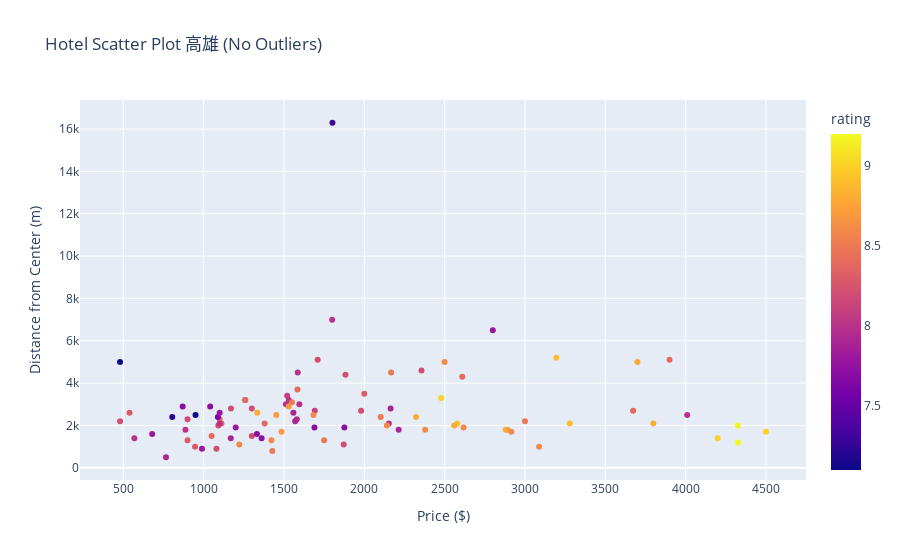

The notebook cell this image was saved under:
### Code cell
# 創建一個 Pandas DataFrame
data = {'name': [], 'location': [], 'price': [], 'rating': [], 'distance': [], 'comment': []}

# 創建 Dash 應用
app = dash.Dash(__name__)
# 創建布局
app.layout = html.Div([
    # 輸入地點
    dcc.Input(id='location-input', type='text', value='台北', placeholder='輸入地點'),

    # 選擇日期範圍
    dcc.DatePickerRange(
        id='date-picker-range',
        start_date='2023-11-24',
        end_date='2023-11-25',
        display_format='YYYY-MM-DD'
    ),

    # 新增一個按鈕
    html.Button('執行程式', id='run-button'),

    # 顯示散點圖
    dcc.Graph(id='scatter-plot')
])

# 定義回調函數
@app.callback(
    Output('scatter-plot', 'figure'),
    [Input('run-button', 'n_clicks')],
    [State('location-input', 'value'),
     State('date-picker-range', 'start_date'),
     State('date-picker-range', 'end_date')]
)
def update_scatter_plot(n_clicks, selected_location, start_date, end_date):
    if n_clicks is None:
        raise PreventUpdate
    url = "https://www.booking.com/index.zh-tw.html"
    options = webdriver.ChromeOptions()
    service = ChromeService(executable_path=r"C:\Users\chuan\Downloads\chromedriver-win64\chromedriver-win64\chromedriver.exe")
    driver = webdriver.Chrome(service=service, options=options)
    # 前往網頁
    driver.get(url)




    try:
        # 使用WebDriverWait等待元素可見
        button = WebDriverWait(driver, 10).until(
            EC.visibility_of_element_located((By.XPATH, '//button[@aria-label="關閉登入的資訊。"]'))
        )
        
        # 點擊按鈕
        button.click()
    except Exception as e:
        print(f"沒有白癡視窗跳出來")

    # 找到搜尋位置的輸入框
    loc_query = driver.find_element(By.CLASS_NAME, "eb46370fe1")

    # 清空輸入框
    loc_query.clear()


    # 將地點輸入
    travel_loc = selected_location  # 使用選擇的地點
    loc_query.send_keys(travel_loc)

    time.sleep(2)

    element = WebDriverWait(driver, 10).until(
        EC.visibility_of_element_located((By.XPATH, '//div[@class="a1139161bf"]'))
    )

    # 模擬按一下元素
    element.click()

    date_element_23 = WebDriverWait(driver, 60).until(
        EC.element_to_be_clickable((By.XPATH, f'//span[@data-date="{start_date}"]'))
    )
    date_element_23.click()

    date_element_24 = WebDriverWait(driver, 60).until(
        EC.element_to_be_clickable((By.XPATH, f'//span[@data-date="{end_date}"]'))
    )

    date_element_24.click()


    # 找到搜尋按鈕，模擬點擊
    submit_button = driver.find_element(By.XPATH, '//button[@type="submit" and @class="a83ed08757 c21c56c305 a4c1805887 f671049264 d2529514af c082d89982 cceeb8986b"]')
    submit_button.click()
    for i in range(4):
        # 使用WebDriverWait等待元素可見，爬取飯店名
        title_elements = WebDriverWait(driver, 10).until(
            EC.presence_of_all_elements_located((By.XPATH, '//div[@data-testid="title"]'))
        )

        # 使用WebDriverWait等待元素可見，爬取距離
        distance_elements = WebDriverWait(driver, 10).until(
            EC.presence_of_all_elements_located((By.XPATH, '//span[@data-testid="distance"]'))
        )
        # 使用WebDriverWait等待元素可見，爬取評分和評論標籤
        review_elements = WebDriverWait(driver, 10).until(
            EC.presence_of_all_elements_located((By.XPATH, '//div[@data-testid="review-score"]'))
        )

        # 使用WebDriverWait等待元素可見，爬取價格
        price_elements = WebDriverWait(driver, 10).until(
            EC.presence_of_all_elements_located((By.XPATH, '//span[@data-testid="price-and-discounted-price"]'))
        )
        # 使用WebDriverWait等待元素可見，爬取地點
        location_elements = WebDriverWait(driver, 10).until(
            EC.presence_of_all_elements_located((By.XPATH, '//a[@class="a83ed08757 f88a5204c2 a1ae279108 b98133fb50"]'))
        )


        for i in range(len(title_elements)):
            title_text = title_elements[i].text
            distance_text = distance_elements[i].text
            location_text = location_elements[i].find_element(By.CLASS_NAME, 'aee5343fdb').text
            price_text = price_elements[i].text
            # score_text = score_elements[i].find_element(By.CLASS_NAME, 'a3b8729ab1').text
            # review_label_text = score_elements[i].find_element(By.CLASS_NAME, 'a3b8729ab1').get_attribute("aria-label")
            try:
                score_text = review_elements[i].find_element(By.CLASS_NAME, 'a3b8729ab1').text
                comment_text = review_elements[i].find_element(By.CLASS_NAME, 'cb2cbb3ccb').text
            except:
                score_text = "0"
                comment_text = "無"
            

            # 將資料加入 DataFrame
            data['name'].append(title_text)
            data['location'].append(location_text)
            data['price'].append(price_text)
            data['rating'].append(score_text)
            data['distance'].append(distance_text)
            data['comment'].append(comment_text)

        try:
        # 使用 WebDriverWait 等待按鈕可見
            button = WebDriverWait(driver, 10).until(
                EC.element_to_be_clickable((By.XPATH, '//button[@aria-label="下一頁"]'))
            )
            
            # 點擊按鈕
            button.click()

            print("換頁")
            time.sleep(2)

        except Exception as e:
            print(f"發生例外: {e}")
        # print(f"飯店名稱: {title_text}, 地點: {location_text}, 距離: {distance_text}, 分數: {score_text}, 評論標籤: {comment_text}, 價格: {price_text}")

    # 創建 DataFrame
    df = pd.DataFrame(data)

    # 存入 CSV 檔案
    df.to_csv('booking_data.csv', index=False)

    print("資料已存入 booking_data.csv")


    for i in range(0,len(df["price"])):
        df["price"][i] = re.sub(r'[^\d.]', '', df["price"][i])

    df["price"] = df["price"].astype('float')

    #rating to float + handle missing value by remove row
    df.dropna(subset=['rating'], inplace=True)
    df["rating"] = df["rating"].astype('float')

    #distance to int
    for index, row in df.iterrows():
        mult = 1
        if("公里" in row["distance"]):
                mult = 1000
        df.at[index, 'distance'] = float(re.sub(r'[^\d.]', '', row["distance"])) * mult
    df["distance"].astype("int")

    for index, row in df.iterrows():
        if ',' in row['comment']:
            df.at[index, 'comment'] = row['comment'].replace(',', '')



    #define outlier
    Q1 = df[['price', 'distance']].quantile(0.25)
    Q3 = df[['price', 'distance']].quantile(0.75)
    IQR = Q3 - Q1

    outlier_mask = ((df[['price', 'distance']] < (Q1 - 1.5 * IQR)) | (df[['price', 'distance']] > (Q3 + 1.5 * IQR))).any(axis=1)

    # Remove outliers
    df_no_outliers = df[~outlier_mask]

    # Create a scatter plot without outliers
    fig = px.scatter(
        df_no_outliers,
        x='price',
        y='distance',
        color='rating',
        title=f'Hotel Scatter Plot {selected_location} (No Outliers)',
        hover_name='name',
        hover_data={'name': False, 'rating': True, 'price': True, 'distance': True}
    )

    # Customize axis labels
    fig.update_xaxes(title_text='Price ($)')
    fig.update_yaxes(title_text='Distance from Center (m)')

    fig.show()

    return fig

# 運行應用
if __name__ == '__main__':
    app.run_server(debug=True, port=8051)

### Figure 1 — Plotly figure (JSON) as saved in the notebook; plotly's stock layout.template omitted (floating-point values rounded to 4 significant figures; data arrays with more than 128 entries replaced by an {"elided": "..."} marker saying what was removed)
{"data": [{"customdata": {"elided": "94x2 mixed values"}, "hovertemplate": "<b>%{hovertext}</b><br><br>price=%{x}<br>distance=%{y}<br>rating=%{marker.color}<extra></extra>", "hovertext": ["夏優旅居-駁二館", "西子灣大飯店", "天藝商旅", "WO Hotel", "宮賞藝術大飯店", "好地方飯店六合館", "家和商旅", "康橋商旅-高雄站前館", "好地方大飯店三多館", "康橋商旅- 六合夜市中正館", "城市商旅 - 高雄駁二館", "樂逸文旅-六合夜市棒球館", "南海商務大飯店", "帕鉑舍旅", "承攜行旅學產文教會館高雄美術館", "康橋商旅- 後驛九如館", "御宿行旅 - 雄中館", "康橋商旅-覺民館", "帕可麗酒店 PARK LEES HOTEL", "秝芯旅店駁二館", "癮室 Inns Hotel", "奇異果快捷旅店（高雄九如店）", "碧港良居商旅-站前館", "中央商務大飯店", "三華大飯店", "鈞怡大飯店", "奇異果快捷旅店-高雄車站店", "秝芯旅店六合館", "盛薈飯店", "康橋商旅五甲館", "龍翔商務大飯店", "高雄漢王洲際飯店", "高雄文賓大飯店 - 駁二館", "康橋商旅 - 衛武營館", "康橋商旅- 漢神館", "塔木德酒店 Classic 高雄愛河館", "高雄御宿商旅-中央公園館", "碧港良居商旅-The Harbour", "虎屋自助民宿", "日央商旅", "皇家金宸大飯店", "京城大飯店", "河畔文旅", "帝后大飯店", "歐遊國際連鎖精品旅館-高雄館", "和逸飯店．高雄中山館", "河堤美學商旅", "御宿國際商旅-後驛館", "住飯店", "艾探吉 AI TAN JI", "樂逸旅居", "JÒHŌ HOTEL Kaohsiung", "鮪魚家族飯店高雄館(黑鮪魚)", "康橋商旅-中山八德馆", "比歐緻居", "高雄福容大飯店", "御宿國際商旅-站前館", "華園大飯店草衙館", "薇風情汽車旅館(鳳山店)", "歐閣精品汽車旅館-簡愛館", "高雄行旅", "麗馨商旅七賢館", "Uno青年旅舍", "御宿國際商旅- 博愛館", "夏優旅居-駁二館", "固興大飯店", "喜達絲飯店", "旅居文旅高雄七賢館", "旅居文旅 高雄亞灣館", "237旅店", "康橋商旅-七賢館", "九福大飯店", "樂芙優旅精品旅館", "高雄統茂大飯店", "巴黎商務酒店", "康橋商旅- 光榮碼頭", "高雄靉嗨三多行旅", "高雄愛河智選假日酒店", "Hotel Papa Whale-高雄美麗島館", "巨蛋旅店", "七桃公寓", "高雄圓山大飯店", "福容徠旅 高雄", "碧港良居商旅-西子灣", "高雄靉嗨文旅", "首福大飯店", "85海角", "日光高鐵精品旅館", "背包41青年旅館-高雄館", "德立莊 - 高雄博愛館", "日光花園商務飯店", "蓮潭國際會館", "香堤時尚旅館", "西悠巢旅-高雄車站館"], "legendgroup": "", "marker": {"color": [8.4, 8.4, 8.2, 8.2, 8.6, 8.2, 8.2, 8.9, 8.3, 8.6, 8.1, 8.7, 7.8, 8.7, 8.2, 8.8, 8.4, 9, 8.8, 8.8, 8.8, 7.6, 8.5, 7.8, 7.7, 8.5, 7.1, 8.4, 8, 8.4, 7.1, 8, 8, 7.9, 8.5, 7.9, 8.2, 8.5, 7.8, 7.7, 8.4, 7.9, 7.7, 8.7, 7.9, 8.6, 8, 7.8, 9, 8.3, 8.6, 9.2, 8, 8.6, 9.2, 8, 8, 8.2, 8.2, 8.3, 8.6, 8.3, 8.6, 8.2, 8.4, 7.2, 9, 8.2, 8.6, 8.5, 8.9, 7.7, 8.6, 7.9, 7.7, 8.8, 7.9, 8.4, 8.2, 8.9, 8, 8.4, 8.8, 8, 8, 7.7, 8.4, 8, 8.2, 8.1, 8.5, 7.8, 7.3, 8.6], "coloraxis": "coloraxis", "symbol": "circle"}, "mode": "markers", "name": "", "orientation": "h", "showlegend": false, "type": "scatter", "x": [1259, 1380, 1092, 1980, 2915, 900, 1170, 2579, 900, 2379, 1692, 1485, 1200, 1452, 1883, 2322, 1100, 2479, 3700, 1334, 2560, 1089, 2102, 680, 1361, 3000, 950, 1111, 1580, 1584, 480, 1530, 1512, 1570, 1750, 2214, 1300, 2167, 990, 870, 2610, 1559, 1041, 1530, 2164, 3088, 1596, 1100, 4200, 947, 2890, 4324, 2153, 2141, 4326, 4010, 1100, 2356, 1710, 2000, 2618, 539, 1222, 1300, 1259, 805, 4500, 480, 1422, 1550, 3279, 1690, 2500, 1169, 1332, 2880, 766, 3673, 1872, 3195, 569, 3900, 3799, 1586, 887, 1876, 1050, 1800, 1080, 1520, 1428, 2800, 1802, 1684], "xaxis": "x", "y": [3200, 2100, 2000, 2700, 1700, 2300, 2800, 2100, 1300, 1800, 2700, 1700, 1900, 2500, 4400, 2400, 2300, 3300, 5000, 2600, 2000, 2400, 2400, 1600, 1400, 2200, 2500, 2100, 2300, 3700, 5000, 3200, 3000, 2200, 1300, 1800, 1500, 4500, 900, 2900, 4300, 2600, 2900, 2900, 2800, 1000, 3000, 2600, 1400, 1000, 1800, 2000, 2100, 2000, 1200, 2500, 2100, 4600, 5100, 3500, 1900, 2600, 1100, 2800, 3200, 2400, 1700, 2200, 1300, 3100, 2100, 1900, 5000, 1400, 1600, 1800, 500, 2700, 1100, 5200, 1400, 5100, 2100, 4500, 1800, 1900, 1500, 7000, 900, 3400, 800, 6500, 16300, 2500], "yaxis": "y"}], "layout": {"coloraxis": {"colorbar": {"title": {"text": "rating"}}, "colorscale": [[0, "#0d0887"], [0.1111, "#46039f"], [0.2222, "#7201a8"], [0.3333, "#9c179e"], [0.4444, "#bd3786"], [0.5556, "#d8576b"], [0.6667, "#ed7953"], [0.7778, "#fb9f3a"], [0.8889, "#fdca26"], [1, "#f0f921"]]}, "legend": {"tracegroupgap": 0}, "title": {"text": "Hotel Scatter Plot 高雄 (No Outliers)"}, "xaxis": {"anchor": "y", "domain": [0, 1], "title": {"text": "Price ($)"}}, "yaxis": {"anchor": "x", "domain": [0, 1], "title": {"text": "Distance from Center (m)"}}}}
